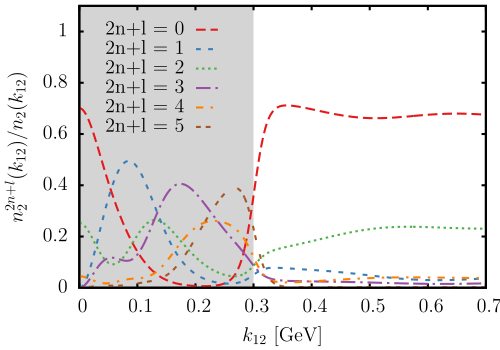

Generate this figure with gnuplot:
set term epslatex standalone color  "default, 14" dl 3.5
#set term postscript enhanced color "Helvetica, 25"
#set term postscript enhanced color "Computer-Modern-Roman, 30"

set style line 2 lt 2 lw 6 lc rgb "#E41A1C"


set style line 3 lt 3 lw 6 lc rgb "#377eb8"
set style line 4 lt 4 lw 6 lc rgb "#4daf4a"
set style line 5 lt 5 lw 6 lc rgb "#984EA3"
set style line 6 lt 6 lw 6 lc rgb "#ff7f00"
set style line 7 lt 7 lw 6 lc rgb "#a65628"
set style line 8 lt 8 lw 6 lc rgb "#ffff33"
set style line 9 lt 9 lw 6 lc rgb "#999999"

set bmargin 3.2
set lmargin 6.8
set tmargin 0.3
set rmargin 1.2
set style data points
set border lw 3
set tics scale 1,0.5
#set key font ",25"

hbarc = 0.197327

#set xr[0:3.5*hbarc]
set xr[0:0.7]
set xlabel "$k_{12}$ [GeV]"
set yr[0:1.1]
set nokey


#set ylabel "n_2^{2n+l}(k) / n_2^{all}(k)" offset 1.5, 0
set ylabel "$n_2^{2n+l}(k_{12}) / n_2(k_{12})$" offset 1.5, 0
set key samplen 1.5
set key top left height 1



set object 1 rectangle behind from first 0,0 to first 0.3,1.1 fc rgb"light-gray" fs noborder


plot "dens_rel_all.E0.Fe3" u ($1)*hbarc:6 ls 2 w l ti "2n+l = 0" ,\
"dens_rel_all.E1.Fe3" u ($1)*hbarc:6 ls 3 w l ti "2n+l = 1" ,\
"dens_rel_all.E2.Fe3" u ($1)*hbarc:6 ls 4 w l ti "2n+l = 2" ,\
"dens_rel_all.E3.Fe3" u ($1)*hbarc:6 ls 5 w l ti "2n+l = 3" ,\
"dens_rel_all.E4.Fe3" u ($1)*hbarc:6 ls 6 w l ti "2n+l = 4" ,\
"dens_rel_all.E5.Fe3" u ($1)*hbarc:6 ls 7 w l ti "2n+l = 5" 
